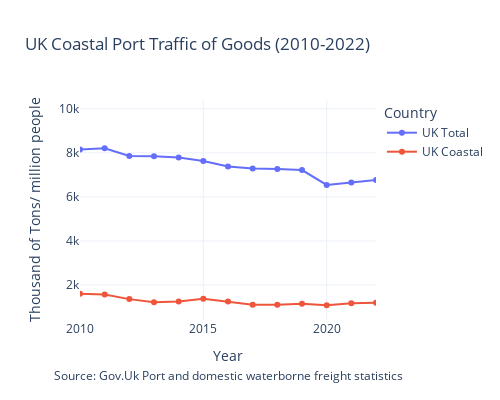

Notebook cell for this chart:
### Code cell
fig = go.Figure()

fig.add_trace(go.Scatter(x=df["Year"], y=df["total_perc"], mode='lines+markers', name='UK Total'))
fig.add_trace(go.Scatter(x=df["Year"], y=df["coastal_perc"], mode='lines+markers', name='UK Coastal'))


fig.update_layout(
    title='UK Coastal Port Traffic of Goods (2010-2022)',
    xaxis_title='Year',
    yaxis_title='Thousand of Tons/ million people',
    legend_title='Country',
    template='plotly_white',
    hovermode='x unified',
    xaxis=dict(range=[2010, 2022]), 
    width=500,  
    height=400  
)

fig.add_annotation(
    text="Source: <a href='https://www.gov.uk/government/statistical-data-sets/port-and-domestic-waterborne-freight-statistics-port'>Gov.Uk Port and domestic waterborne freight statistics</a>",
    xref="paper", yref="paper",
    x=0.5, y=-0.3,
    showarrow=False,
    font=dict(size=12),
    xanchor='center'
)


fig.update_xaxes(showgrid=True)
fig.update_yaxes(showgrid=True)



fig.show()

fig.write_image("../output/UK Coastal Port Traffic of Goods (2010-2022).png")

### Figure 1 — Plotly figure (JSON) as saved in the notebook; plotly's stock layout.template omitted (floating-point values rounded to 4 significant figures)
{"data": [{"mode": "lines+markers", "name": "UK Total", "type": "scatter", "x": [1965, 1966, 1967, 1968, 1969, 1970, 1971, 1972, 1973, 1974, 1975, 1976, 1977, 1978, 1979, 1980, 1980, 1981, 1982, 1983, 1984, 1985, 1986, 1987, 1988, 1989, 1990, 1991, 1992, 1993, 1994, 1995, 1996, 1997, 1998, 1999, 2000, 2001, 2002, 2003, 2004, 2005, 2006, 2007, 2008, 2009, 2010, 2011, 2012, 2013, 2014, 2015, 2016, 2017, 2018, 2019, 2020, 2021, 2022], "y": [5873.0, 5938.0, 5912.0, 6182.0, 6396.0, 6647.0, 6587.0, 6716.0, 7109.0, 6950.0, 6049.0, 6410.0, 6588.0, 6983.0, 7588.0, 7316.0, 7531.0, 7386.0, 7638.0, 7784.0, 8098.0, 8186.0, 8230.0, 8303.0, 8644.0, 8426.0, 8594.0, 8613.0, 8609.0, 8770.0, 9299.0, 9449.0, 9476.0, 9577.0, 9720.0, 9638.0, 9731.0, 9581.0, 9397.0, 9310.0, 9549.0, 9677.0, 9586.0, 9483.0, 9096.0, 8043.0, 8156.0, 8212.0, 7863.0, 7848.0, 7789.0, 7628.0, 7377.0, 7293.0, 7272.0, 7219.0, 6543.0, 6650.0, 6769.0]}, {"mode": "lines+markers", "name": "UK Coastal", "type": "scatter", "x": [1965, 1966, 1967, 1968, 1969, 1970, 1971, 1972, 1973, 1974, 1975, 1976, 1977, 1978, 1979, 1980, 1980, 1981, 1982, 1983, 1984, 1985, 1986, 1987, 1988, 1989, 1990, 1991, 1992, 1993, 1994, 1995, 1996, 1997, 1998, 1999, 2000, 2001, 2002, 2003, 2004, 2005, 2006, 2007, 2008, 2009, 2010, 2011, 2012, 2013, 2014, 2015, 2016, 2017, 2018, 2019, 2020, 2021, 2022], "y": [2107.0, 2084.0, 2002.0, 1951.0, 1966.0, 1940.0, 1753.0, 1733.0, 1845.0, 1874.0, 1608.0, 1637.0, 1787.0, 1952.0, 2128.0, 2221.0, 2390.0, 2279.0, 2459.0, 2487.0, 2313.0, 2292.0, 2198.0, 2130.0, 2306.0, 2258.0, 2136.0, 2166.0, 2067.0, 2105.0, 2214.0, 2413.0, 2496.0, 2392.0, 2440.0, 2353.0, 2026.0, 1898.0, 1940.0, 1894.0, 1965.0, 2089.0, 1860.0, 1872.0, 1846.0, 1728.0, 1601.0, 1568.0, 1358.0, 1219.0, 1251.0, 1371.0, 1253.0, 1105.0, 1098.0, 1146.0, 1079.0, 1171.0, 1187.0]}], "layout": {"annotations": [{"font": {"size": 12}, "showarrow": false, "text": "Source: <a href='https://www.gov.uk/government/statistical-data-sets/port-and-domestic-waterborne-freight-statistics-port'>Gov.Uk Port and domestic waterborne freight statistics</a>", "x": 0.5, "xanchor": "center", "xref": "paper", "y": -0.3, "yref": "paper"}], "height": 400, "hovermode": "x unified", "legend": {"title": {"text": "Country"}}, "title": {"text": "UK Coastal Port Traffic of Goods (2010-2022)"}, "width": 500, "xaxis": {"range": [2010, 2022], "showgrid": true, "title": {"text": "Year"}, "type": "linear"}, "yaxis": {"autorange": true, "range": [409.4, 10400.0], "showgrid": true, "title": {"text": "Thousand of Tons/ million people"}, "type": "linear"}}}
